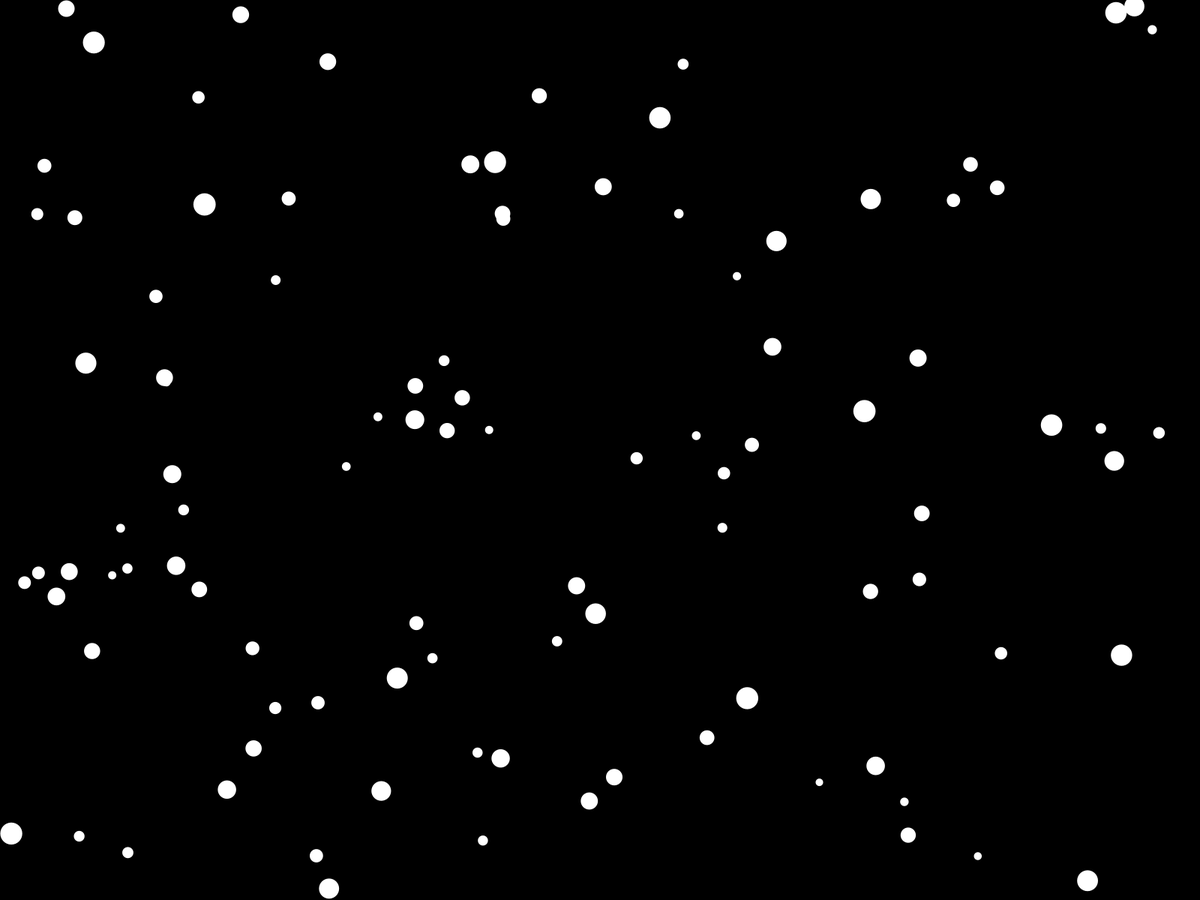
Frame 1 (no input)
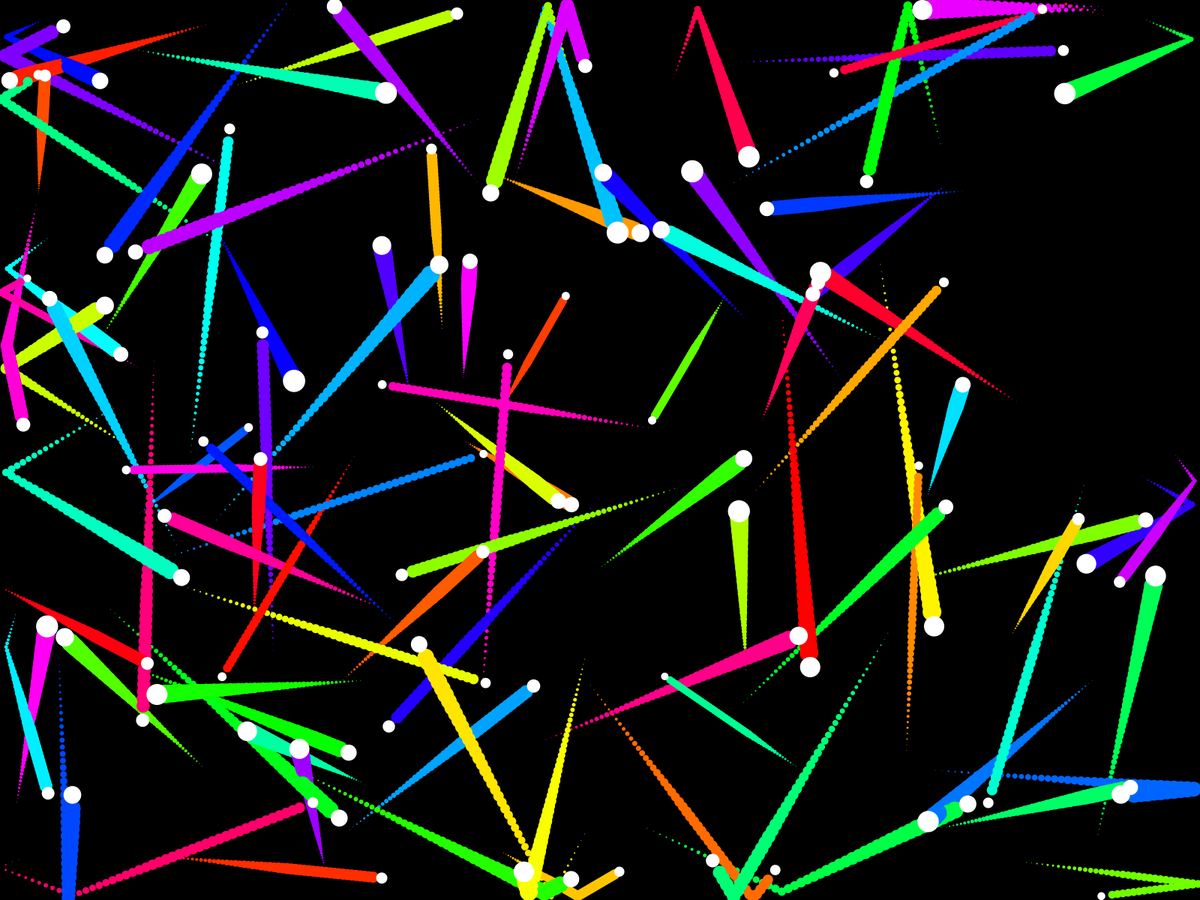
Frame 60 (the mouse pressed at the canvas centre just before this capture)
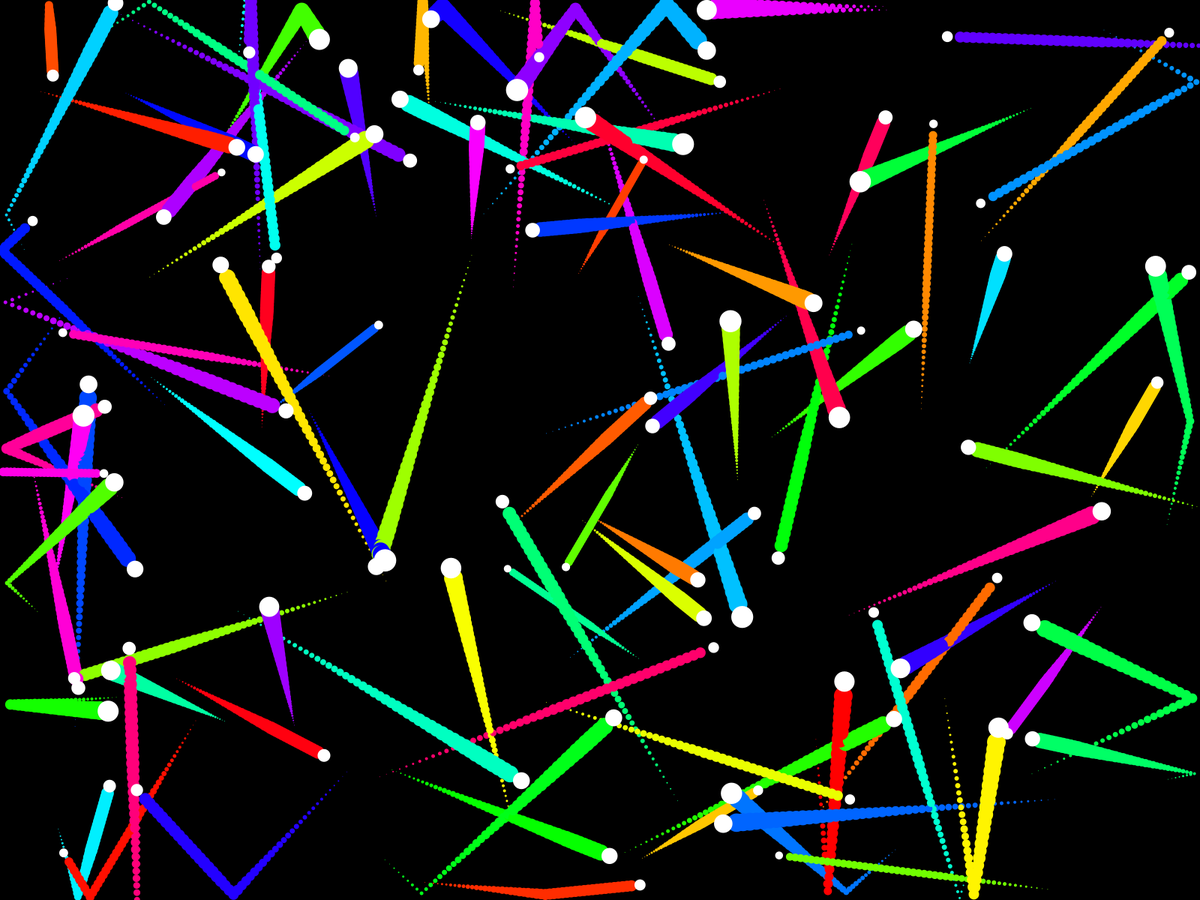
Frame 120 (the mouse held since frame 60 and released just before this capture)

The Processing sketch that drew these frames (run headless with seeded random() and noise(); from frame 60 on, the mouse is pressed at the canvas centre):

// Processing sketch: Multiple_Object_Trails
// ── Multiple_Object_Trails.pde
Trail_Storage trails_storage;
Ball[] balls;

int frame = 0;
int trail_length = 50;


void setup(){
  balls = new Ball[100];
  trails_storage = new Trail_Storage(trail_length);  
  
  for(int i = 0; i < balls.length; i++){
    balls[i] = new Ball(random(0,width),random(0,height),random(3,10),random(0,TWO_PI),random(10,30));  
  }
  
  fullScreen();
  colorMode(HSB);
  
}

void draw(){
  println(frameRate);
  
  frame++;
  background(0);
  trails_storage.showAll();

  int num = 0;
  for (Ball b : balls){
    trails_storage.addTrail(new Trail(b.pos.x,b.pos.y, color(map(num,0,balls.length,0,255),255,255),trail_length, b.diameter));
    b.move();
    b.bounce();
    b.show();
    num++;
  }
  trails_storage.moveDown();
}

// ── Ball.pde
class Ball{
  PVector pos, vel, acc;
  float radius, diameter;
  public Ball(float x, float y, float speed, float dir, float w){
    pos = new PVector(x,y);
    vel = new PVector(speed * cos(dir), speed * sin(dir));
    acc = new PVector(0,0);
    diameter = w;
    radius = w/2;
  }
  
  void show(){
    noStroke();
    fill(255);
    ellipse(pos.x,pos.y, diameter, diameter);
  }
  
  void move(){
    vel.add(acc);
    pos.add(vel);
    acc.set(0,0);
  }
  
  void bounce(){
    if (pos.x < radius || pos.x > width - radius) vel.x *= -1;
    if (pos.y < radius || pos.y > height - radius) vel.y *= -1; 
  }

}

// ── Trail.pde
class Trail{
  PVector pos;
  color col;
  int time;
  float wid;
  public Trail(float x, float y, color c, int t, float maxWidth){
    pos = new PVector(x,y);
    col = c;
    time = t;
    wid = maxWidth;
  }
  
  void show(){
    fill(col);
    noStroke();
    ellipse(pos.x,pos.y,min(time/2,wid),min(time/2,wid));
    time--;
  }
  
  
  
}

// ── Trail_Storage.pde
//This will act as a storage for all trails
//The client will add trails to a "bucket: with its corresponding time until burnout
//At each frame the trail storage will show each trail position
//After that it will shift all trail positions down one position
//Once a buckets position is < 0, all data in that bucket will be erased and it will no longer be show.

//The buckets will be made of an arrayList that is X positions long. The X will refer to the longest amount of time a trail can stay alive
//At each frame we will remove the 0th position of the arrayList and add one position to the end
//Then we will add all the trails from each object to their corresponding buckets

ArrayList<ArrayList<Trail>> trails;

class Trail_Storage{
  public Trail_Storage(int maxTrailTime){    
    trails = new ArrayList<ArrayList<Trail>>();
    //Instantiate all of our trail arrayLists
    for (int i = 0; i <= maxTrailTime; i++){
      trails.add(new ArrayList<Trail>());  
    }
  }
  
  void addTrail(Trail trail){
    trails.get(trail.time).add(trail);  
  }
  
  void showAll(){
    for (ArrayList<Trail> AT : trails){
      for (Trail t : AT){
        t.show();
      }
    }
  }
  
  void moveDown(){
    trails.remove(0);
    trails.add(new ArrayList<Trail>());
  }
}
